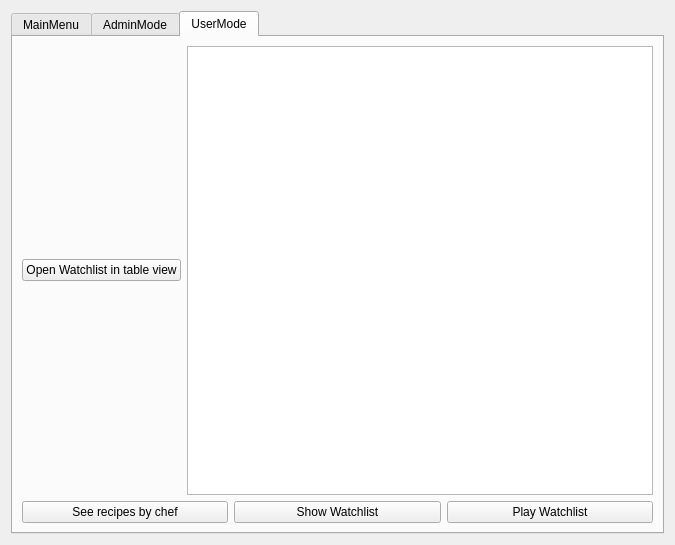
<?xml version="1.0" encoding="UTF-8"?>
<ui version="4.0">
 <class>RecipeGui</class>
 <widget class="QWidget" name="RecipeGui">
  <property name="geometry">
   <rect>
    <x>0</x>
    <y>0</y>
    <width>675</width>
    <height>545</height>
   </rect>
  </property>
  <property name="windowTitle">
   <string>RecipeGui</string>
  </property>
  <layout class="QHBoxLayout" name="horizontalLayout_4">
   <item>
    <widget class="QTabWidget" name="tabWidget">
     <property name="styleSheet">
      <string notr="true"/>
     </property>
     <property name="currentIndex">
      <number>2</number>
     </property>
     <widget class="QWidget" name="MainMenu">
      <attribute name="title">
       <string>MainMenu</string>
      </attribute>
      <layout class="QFormLayout" name="formLayout">
       <item row="0" column="1">
        <widget class="QLabel" name="label">
         <property name="font">
          <font>
           <pointsize>14</pointsize>
          </font>
         </property>
         <property name="text">
          <string>Welcome to the Recipe Application</string>
         </property>
        </widget>
       </item>
       <item row="1" column="0" colspan="2">
        <layout class="QHBoxLayout" name="horizontalLayout_2">
         <item>
          <widget class="QLabel" name="label_2">
           <property name="font">
            <font>
             <pointsize>11</pointsize>
            </font>
           </property>
           <property name="text">
            <string>Choose a file type for the watchlist:</string>
           </property>
          </widget>
         </item>
         <item>
          <widget class="QPushButton" name="filetypeWatchlistButton">
           <property name="text">
            <string>file type</string>
           </property>
          </widget>
         </item>
        </layout>
       </item>
       <item row="2" column="0">
        <layout class="QVBoxLayout" name="verticalLayout">
         <item>
          <widget class="QRadioButton" name="CSVradioButton">
           <property name="text">
            <string>CSV</string>
           </property>
          </widget>
         </item>
         <item>
          <widget class="QRadioButton" name="HTMLradioButton">
           <property name="text">
            <string>HTML</string>
           </property>
          </widget>
         </item>
        </layout>
       </item>
       <item row="3" column="1">
        <layout class="QHBoxLayout" name="horizontalLayout">
         <item>
          <widget class="QPushButton" name="adminModeButton">
           <property name="styleSheet">
            <string notr="true">background-color: qlineargradient(spread:reflect, x1:0, y1:0, x2:1, y2:1, stop:0 rgba(0, 0, 0, 255), stop:1 rgba(255, 255, 255, 255));</string>
           </property>
           <property name="text">
            <string>Admin Mode</string>
           </property>
          </widget>
         </item>
         <item>
          <widget class="QPushButton" name="userModeButton">
           <property name="text">
            <string>User Mode</string>
           </property>
          </widget>
         </item>
        </layout>
       </item>
      </layout>
     </widget>
     <widget class="QWidget" name="AdminMode">
      <attribute name="title">
       <string>AdminMode</string>
      </attribute>
      <widget class="QListWidget" name="adminListWidget">
       <property name="geometry">
        <rect>
         <x>20</x>
         <y>20</y>
         <width>471</width>
         <height>321</height>
        </rect>
       </property>
      </widget>
      <widget class="QWidget" name="layoutWidget">
       <property name="geometry">
        <rect>
         <x>31</x>
         <y>381</y>
         <width>437</width>
         <height>56</height>
        </rect>
       </property>
       <layout class="QGridLayout" name="gridLayout">
        <item row="0" column="0">
         <widget class="QPushButton" name="addRecipeButton">
          <property name="text">
           <string>Add Recipe</string>
          </property>
         </widget>
        </item>
        <item row="0" column="1">
         <widget class="QPushButton" name="deleteRecipeButton">
          <property name="text">
           <string>Delete Recipe</string>
          </property>
         </widget>
        </item>
        <item row="0" column="2">
         <widget class="QPushButton" name="updateRecipeButton">
          <property name="text">
           <string>Update Recipe</string>
          </property>
         </widget>
        </item>
        <item row="0" column="3">
         <widget class="QPushButton" name="saveFileButton">
          <property name="text">
           <string>Save to File</string>
          </property>
         </widget>
        </item>
        <item row="0" column="4">
         <widget class="QPushButton" name="readFileButton">
          <property name="text">
           <string>Read from File</string>
          </property>
         </widget>
        </item>
        <item row="1" column="3">
         <widget class="QPushButton" name="undoButton">
          <property name="text">
           <string>Undo action</string>
          </property>
         </widget>
        </item>
        <item row="1" column="4">
         <widget class="QPushButton" name="redoButton">
          <property name="text">
           <string>Redo action</string>
          </property>
         </widget>
        </item>
       </layout>
      </widget>
     </widget>
     <widget class="QWidget" name="UserMode">
      <attribute name="title">
       <string>UserMode</string>
      </attribute>
      <layout class="QVBoxLayout" name="verticalLayout_2">
       <item>
        <layout class="QHBoxLayout" name="horizontalLayout_5">
         <item>
          <widget class="QPushButton" name="openWatchlistButton">
           <property name="text">
            <string>Open Watchlist in table view</string>
           </property>
          </widget>
         </item>
         <item>
          <widget class="QTableView" name="tableView"/>
         </item>
        </layout>
       </item>
       <item>
        <layout class="QHBoxLayout" name="horizontalLayout_3">
         <item>
          <widget class="QPushButton" name="seeChefButton">
           <property name="text">
            <string>See recipes by chef</string>
           </property>
          </widget>
         </item>
         <item>
          <widget class="QPushButton" name="showWatchlistButton">
           <property name="text">
            <string>Show Watchlist</string>
           </property>
          </widget>
         </item>
         <item>
          <widget class="QPushButton" name="playWatchlistButton">
           <property name="text">
            <string>Play Watchlist</string>
           </property>
          </widget>
         </item>
        </layout>
       </item>
      </layout>
     </widget>
    </widget>
   </item>
  </layout>
 </widget>
 <resources/>
 <connections/>
</ui>
